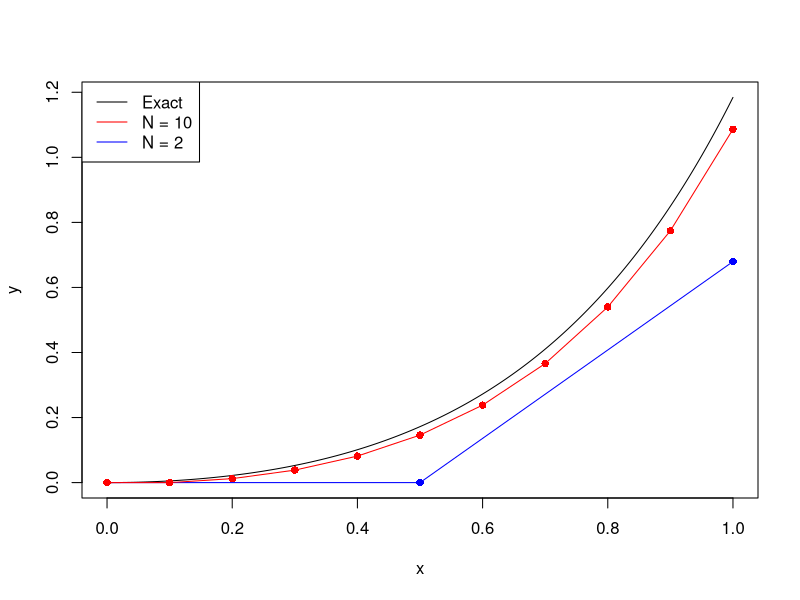
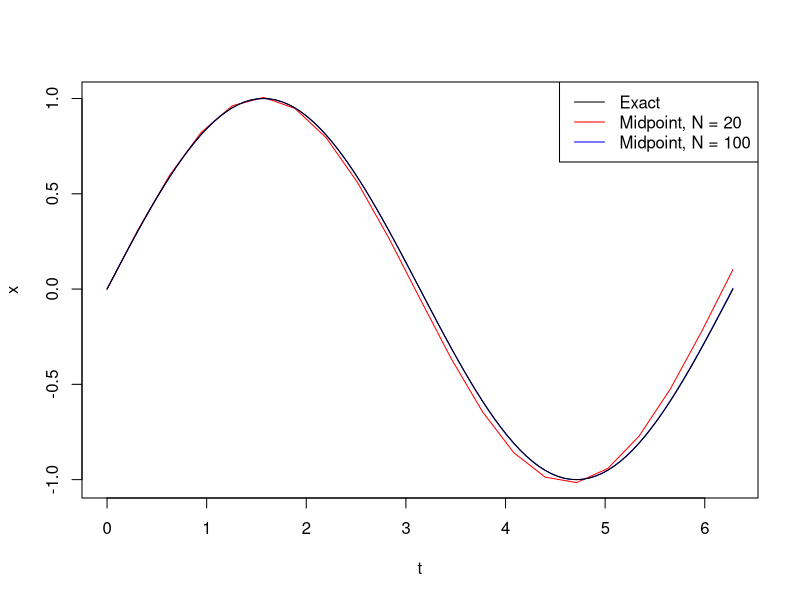
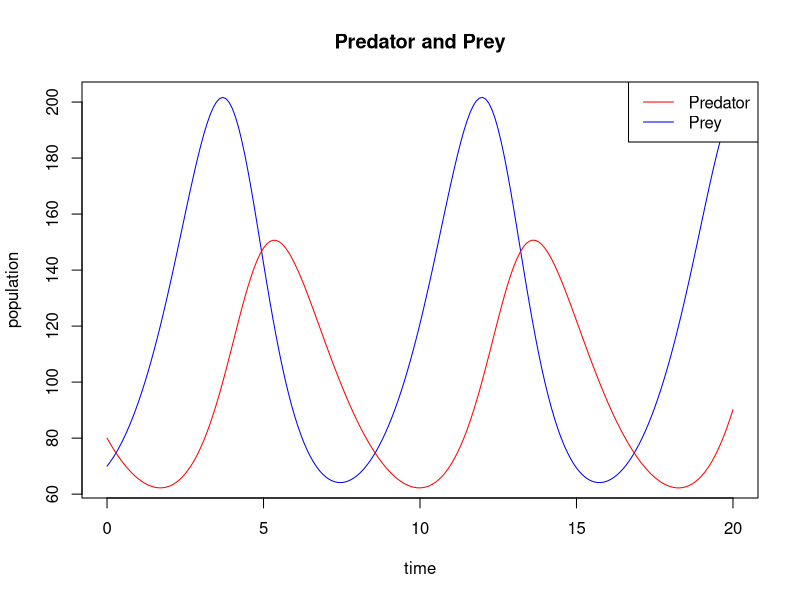
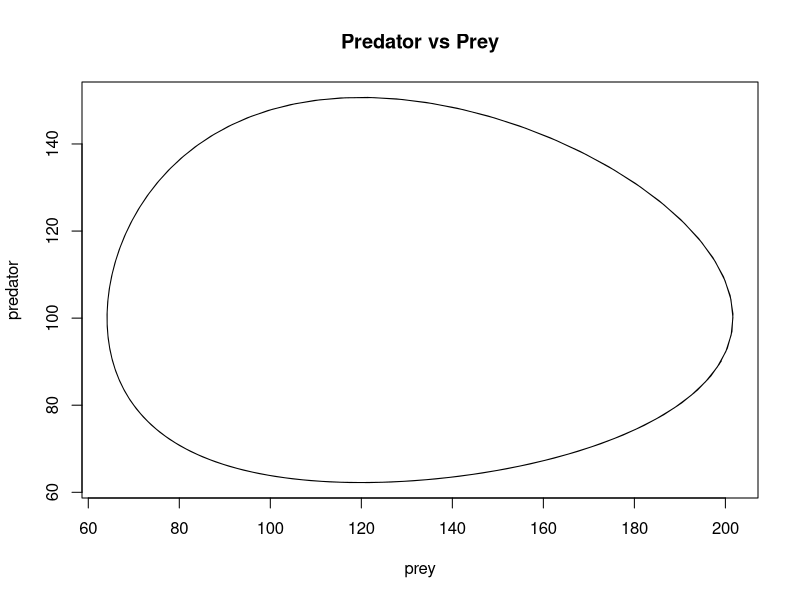
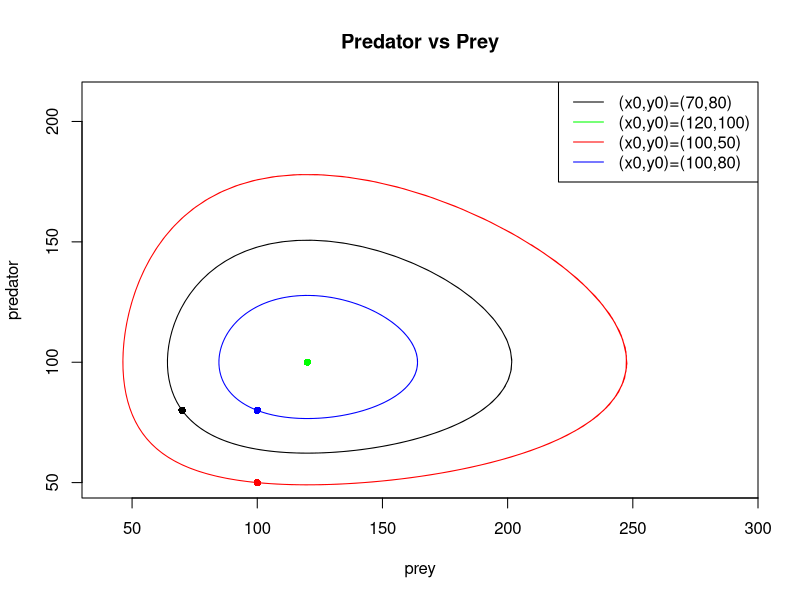
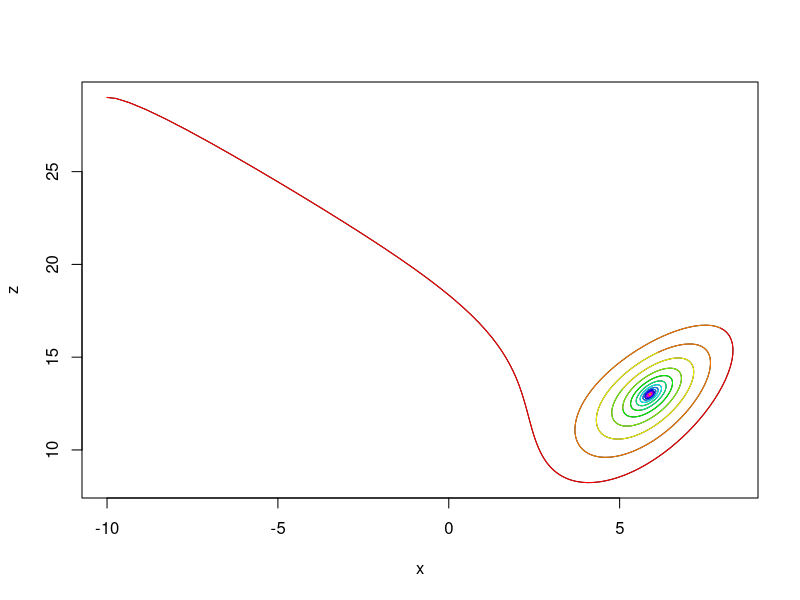
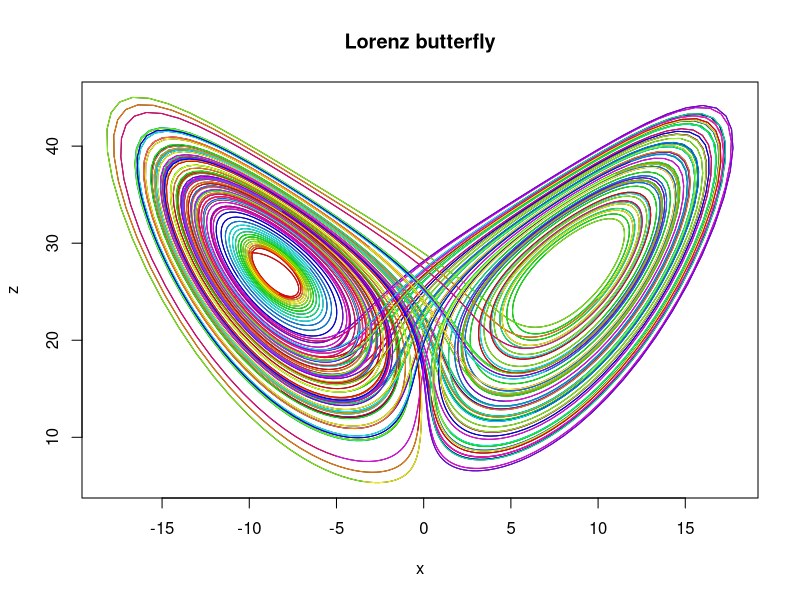

Write the R code that produced these figures, in order.
## ---- chunk 1
# euler(f, a, b, y0, N) computes the vector hat_y which approximates the 
# solution to the ODE y' = f(x,y) on [a,b] with initial condition y(a)=y0.
# It uses step-size h=(b-a)/N so hat_y[i] approximates y(a + (i-1)h).

euler = function(f, a, b, y0, N){
  h = (b-a)/N
  x_seq = seq(a, b, h)
  hat_y = rep(y0, N+1)
  for (i in 1:N){
    hat_y[i+1] = hat_y[i] + h*f(x_seq[i], hat_y[i])
  }
  return(list(x=x_seq, y=hat_y))
}
## ---- chunk 2
f = function(x, y){
  x*exp(2*x) - 3*y
}

yexact = function(x){
  (5*x - 1)*exp(2*x)/25 + exp(-3*x)/25
}

print(euler(f, 0, 1, 0, 2))
print(yexact(c(0, 0.5, 1)))
## ---- chunk 3
x = seq(0,1,0.001)
plot(x, yexact(x), type = "l", xlab = "x", ylab = "y", col ="black", lty = "solid")
euler_sol = euler(f, 0, 1, 0, 2)
lines(euler_sol$x, euler_sol$y, col="blue", lty = "solid")
points(euler_sol$x, euler_sol$y, col="blue",pch=16)
euler_sol = euler(f, 0, 1, 0, 10)
lines(euler_sol$x, euler_sol$y, col="red", lty = "solid")
points(euler_sol$x, euler_sol$y, col="red",pch=16)
legend("topleft", legend = c("Exact", "N = 10", "N = 2"), 
       lty = c("solid", "solid", "solid"), col = c("black","red","blue"))
## ---- chunk 4
# midpoint_system(f, a, b, x0, N) computes the matrix hat_x which approximates
# the solution to the ODE x' = f(t,x) on [a,b] with initial condition x(a)=x0.
# Here t is a scalar in [a,b] and x is a vector with the same dimension as f.
# It uses step-size h=(b-a)/N so hat_x[i,] approximates x(a + (i-1)h).

midpoint_system = function(f, a, b, x0, N){
  h = (b-a)/N
  time_seq = seq(a, b, h)
  hat_x = matrix(0, ncol = length(x0), nrow = (N+1))
  hat_x[1,] = x0
  for (i in 1:N){
    w = hat_x[i,] + h*f(time_seq[i], hat_x[i,])/2
    hat_x[i+1,] = hat_x[i,] + h*f(time_seq[i]+h/2, w)
  }
  return(list(t=time_seq, x=hat_x))
}

# In this function, t is a scalar and x is a 2-dimensional vector
simple_harmonic_f = function(t,x){
  c(x[2],-x[1])
}

sol = midpoint_system(simple_harmonic_f, 0, 2*pi, c(0,1), 20)
## ---- chunk 5
plot(sol$t, sol$x[,1], type="l", col="red", xlab="t", ylab="x")
sol = midpoint_system(simple_harmonic_f, 0, 2*pi, c(0,1), 100)
lines(sol$t, sol$x[,1], col="blue")
lines(sol$t, sin(sol$t))
legend("topright", legend = c("Exact", "Midpoint, N = 20", "Midpoint, N = 100"), 
       lty = c("solid", "solid", "solid"), col = c("black","red", "blue"))
## ---- chunk 6
# lotka_volterra(alpha, beta, gamma, delta, initial, time, steps)
# obtains a numerical solution to the Lotka Volterra equations 
# with given parameters alpha, beta, gamma and delta on the interval
# [0, time] with initial values given by the 2-dimensional vector initial.
# steps specifies the number of steps to use in the midpoint method.
# lotka_volterra(0, 1.5, 1, 1.5, c(0.99,0.01), 0.2, 2)$x[,1] gives the answer
# c(0.9900000, 0.9884801, 0.9868876)

lotka_volterra = function(alpha, beta, gamma, delta, initial, time, steps){
  # lv_f is the right-hand side in the Lotka-Volterra ODE 
  # t is a scalar and doesn't explicitly appear as it is time-homogeneous
  # x is a 2-dimensional vector
  lv_f = function(t,x){
    f1 = alpha*x[1] - beta*x[1]*x[2]
    f2 = delta*x[1]*x[2] - gamma*x[2]
    return(c(f1,f2))
  }
  return(midpoint_system(lv_f, 0, time, initial, steps))
}

## ---- chunk 7
sol = lotka_volterra(1, 0.01, 0.6, 0.005, c(70,80), 20, 200)
plot(sol$t, sol$x[,1], type="l", col="blue", xlab="time", ylab="population", 
     main="Predator and Prey")
lines(sol$t, sol$x[,2], col="red")
legend("topright", legend = c("Predator", "Prey"), 
       lty = c("solid", "solid"), col = c("red", "blue"))
## ---- chunk 8
plot(sol$x[,1], sol$x[,2], type="l", xlab="prey", ylab="predator", 
     main="Predator vs Prey")
## ---- chunk 9
sol = lotka_volterra(1, 0.01, 0.6, 0.005, c(100,50), 20, 200)
plot(sol$x[,1], sol$x[,2], type="l", xlab="prey", ylab="predator", 
     main="Predator vs Prey", col="red", xlim=c(40,290), ylim=c(50,210))
points(sol$x[1,1], sol$x[1,2], col = "red", pch=16)
sol = lotka_volterra(1, 0.01, 0.6, 0.005, c(120,100), 20, 200)
lines(sol$x[,1], sol$x[,2], col = "green")
points(sol$x[1,1], sol$x[1,2], col = "green", pch=16)
sol = lotka_volterra(1, 0.01, 0.6, 0.005, c(70,80), 20, 200)
lines(sol$x[,1], sol$x[,2], col = "black")
points(sol$x[1,1], sol$x[1,2], col = "black", pch=16)
sol = lotka_volterra(1, 0.01, 0.6, 0.005, c(100,80), 20, 200)
lines(sol$x[,1], sol$x[,2], col = "blue")
points(sol$x[1,1], sol$x[1,2], col = "blue", pch=16)
legend("topright", legend = c("(x0,y0)=(70,80)", "(x0,y0)=(120,100)", "(x0,y0)=(100,50)", "(x0,y0)=(100,80)"), 
       lty = c("solid", "solid", "solid", "solid"), col = c("black","green", "red", "blue"))
## ---- chunk 10
lorenz_solver = function(sigma, beta, rho, initial, time, steps){
  lorenz_f = function(t,x){
    f1 = sigma*(x[2] - x[1])
    f2 = x[1]*(rho - x[3]) - x[2]
    f3 = x[1]*x[2] - beta*x[3]
    return(c(f1,f2,f3))
  }
  return(midpoint_system(lorenz_f, 0, time, initial, steps))
}

sol = lorenz_solver(10, 8/3, 14, c(-10,-8,29), 100, 10000)
## ---- chunk 11
plot(sol$x[,1], sol$x[,3], type="l", xlab="x", ylab="z")
palette(rainbow(12))
for (i in 1:100) {
  lines(sol$x[(1+(i-1)*100):(1+(i*100)),1], sol$x[(1+(i-1)*100):(1+(i*100)),3],col=i)
}
## ---- chunk 12
sol = lorenz_solver(10, 8/3, 28, c(-10,-8,29), 100, 10000)
palette(rainbow(12))
plot(sol$x[,1], sol$x[,3], type="l", xlab="x", ylab="z",
     main="Lorenz butterfly")
for (i in 1:100) {
  lines(sol$x[(1+(i-1)*100):(1+(i*100)),1], sol$x[(1+(i-1)*100):(1+(i*100)),3],col=i)
}

